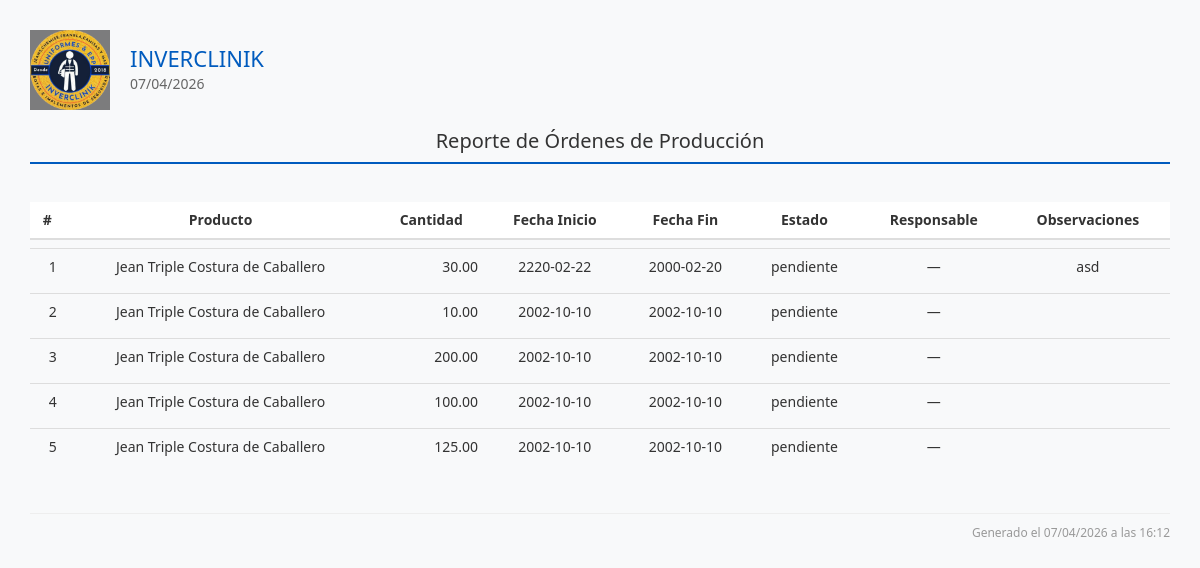
Screenshot of /reportes/ordenes_view.php with the database file from the repository.
### tables this page shows
CREATE TABLE IF NOT EXISTS `ordenes_produccion` (
  `id` int(11) NOT NULL AUTO_INCREMENT,
  `receta_producto_id` int(11) NOT NULL,
  `cantidad_a_producir` decimal(10,2) NOT NULL,
  `fecha_inicio` date DEFAULT NULL,
  `fecha_fin` date DEFAULT NULL,
  `estado` enum('pendiente','en_proceso','finalizado','cancelado') DEFAULT 'pendiente',
  `observaciones` text DEFAULT NULL,
  `creado_en` timestamp NOT NULL DEFAULT current_timestamp(),
  `usuario_id` int(11) DEFAULT NULL,
  `tasa_cambiaria_id` int(11) DEFAULT NULL COMMENT 'Tasa usada al crear la orden',
  PRIMARY KEY (`id`)
);

CREATE TABLE IF NOT EXISTS `productos` (
  `id` int(11) NOT NULL AUTO_INCREMENT,
  `nombre` varchar(255) NOT NULL,
  `categoria` varchar(100) DEFAULT NULL,
  `tipo_genero` varchar(50) DEFAULT NULL,
  `descripcion` text DEFAULT NULL,
  `imagen` varchar(255) DEFAULT NULL,
  `precio_unitario` decimal(10,2) DEFAULT 0.00,
  `fecha_creacion` datetime DEFAULT current_timestamp(),
  `activo` tinyint(1) DEFAULT 1,
  PRIMARY KEY (`id`)
);

### reportes/ordenes_view.php (the view, shortened to what this page needs)
<?php
require_once('../template/header.php');
$where = [];
$condiciones = count($where) ? "WHERE " . implode(" AND ", $where) : "";
$sql = "
SELECT
    op.id AS orden_id,
    p.nombre AS producto,
    op.cantidad_a_producir,
    op.fecha_inicio,
    op.fecha_fin,
    op.estado,
    u.username AS responsable,
    op.observaciones
FROM ordenes_produccion op
JOIN recetas_productos rp ON rp.id = op.receta_producto_id
JOIN productos p ON p.id = rp.producto_id
LEFT JOIN users u ON u.id = op.usuario_id
$condiciones
ORDER BY op.fecha_inicio DESC
";
$result = $conn->query($sql);
?>
<div class="contenido-principal">
<div class="reporte-header">
<div class="logo-info">
<img src="../assets/img/inverclinik_3.png">
<div class="empresa-fecha">
<h1>INVERCLINIK</h1>
<p><?= date('d/m/Y') ?></p>
</div>
</div>
<div class="titulo-reporte">
<h2>Reporte de Órdenes de Producción</h2>
</div>
</div>
<?php if ($result && $result->num_rows > 0): ?>
<table class="table">
<thead>
<tr>
<th>#</th>
<th>Producto</th>
<th>Cantidad</th>
<th>Fecha Inicio</th>
<th>Fecha Fin</th>
<th>Estado</th>
<th>Responsable</th>
<th>Observaciones</th>
</tr>
</thead>
<tbody>
<?php $i = 1 ?>
<?php while ($row = $result->fetch_assoc()): ?>
<tr>
<td style="text-align:right"><?= $i++ ?></td>
<td><?= htmlspecialchars($row['producto']) ?></td>
<td style="text-align:right"><?= htmlspecialchars($row['cantidad_a_producir']) ?></td>
<td><?= htmlspecialchars($row['fecha_inicio']) ?></td>
<td><?= htmlspecialchars($row['fecha_fin']) ?></td>
<td><?= htmlspecialchars($row['estado']) ?></td>
<td><?= $row['responsable'] ? htmlspecialchars($row['responsable']) : '—' ?></td>
<td><?= htmlspecialchars($row['observaciones']) ?></td>
</tr>
<?php endwhile; ?>
</tbody>
</table>
<?php else: ?>
<div class="no-data">
No se encontraron órdenes con los filtros seleccionados.
</div>
<?php endif; ?>
<div class="reporte-footer">
Generado el <?= date('d/m/Y \a \l\a\s H:i') ?>
</div>
</div>
<?php require_once('../template/footer.php'); ?>

### css/dashboard.css (style rules this page uses)
* { margin: 0; padding: 0; box-sizing: border-box; }

### css/reportes.css (style rules this page uses)
.reporte-header { display: flex; flex-direction: column; align-items: stretch; border-bottom: 2px solid #005bbe; margin-bottom: 30px; padding-bottom: 10px; }
.logo-info { display: flex; justify-content: flex-start; align-items: center; gap: 20px; }
.logo-info img { width: 80px; height: auto; }
.empresa-fecha h1 { font-size: 22px; color: #005bbe; margin: 0; }
.empresa-fecha p { font-size: 14px; color: #666; margin: 4px 0 0; }
.titulo-reporte { text-align: center; margin-top: 20px; }
.titulo-reporte h2 { font-size: 20px; color: #333; margin: 0; }
.table { width: 100%; border-collapse: separate; border-spacing: 0 8px; margin-bottom: 30px; }
.table th { padding: 12px 16px; font-size: 14px; text-align: center; background-color: #ffffff; border: none; }
.table td { padding: 10px 16px; font-size: 14px; text-align: center; border: none; }
.table tbody tr { border-radius: 8px; overflow: hidden; }
.reporte-footer { text-align: right; font-size: 12px; color: #999; border-top: 1px solid #eee; padding-top: 10px; margin-top: 40px; }
.contenido-principal { margin-left: 0 !important; padding: 0; box-sizing: border-box; background-color: #fff; min-height: 100vh; }

### css/style.css (style rules this page uses)
.contenido-principal { margin-left: 260px; padding: 30px; box-sizing: border-box; background-color: #f8f9fa; min-height: 100vh; }

### rows the page displays
ordenes_produccion: productos.nombre "Jean Triple Costura de Caballero", cantidad_a_producir "30.00", fecha_inicio "2220-02-22", fecha_fin "2000-02-20", estado "pendiente", observaciones "asd"
ordenes_produccion: productos.nombre "Jean Triple Costura de Caballero", cantidad_a_producir "10.00", fecha_inicio "2002-10-10", fecha_fin "2002-10-10", estado "pendiente"
ordenes_produccion: productos.nombre "Jean Triple Costura de Caballero", cantidad_a_producir "200.00", fecha_inicio "2002-10-10", fecha_fin "2002-10-10", estado "pendiente"
ordenes_produccion: productos.nombre "Jean Triple Costura de Caballero", cantidad_a_producir "100.00", fecha_inicio "2002-10-10", fecha_fin "2002-10-10", estado "pendiente"
ordenes_produccion: productos.nombre "Jean Triple Costura de Caballero", cantidad_a_producir "125.00", fecha_inicio "2002-10-10", fecha_fin "2002-10-10", estado "pendiente"
